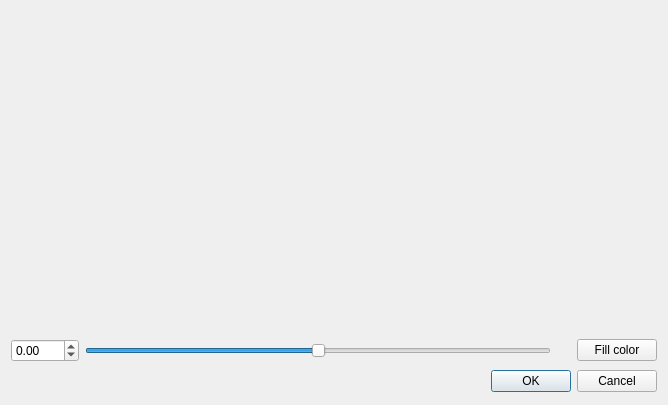
<?xml version="1.0" encoding="UTF-8"?>
<ui version="4.0">
 <class>RotateDialog</class>
 <widget class="QDialog" name="RotateDialog">
  <property name="windowModality">
   <enum>Qt::ApplicationModal</enum>
  </property>
  <property name="geometry">
   <rect>
    <x>0</x>
    <y>0</y>
    <width>668</width>
    <height>405</height>
   </rect>
  </property>
  <property name="windowTitle">
   <string>Rotate</string>
  </property>
  <layout class="QVBoxLayout" name="verticalLayout">
   <item>
    <layout class="QVBoxLayout" name="verticalLayout_2">
     <item>
      <layout class="QHBoxLayout" name="horizontalLayout">
       <item>
        <widget class="QLabel" name="labelSrc">
         <property name="sizePolicy">
          <sizepolicy hsizetype="Fixed" vsizetype="Fixed">
           <horstretch>0</horstretch>
           <verstretch>0</verstretch>
          </sizepolicy>
         </property>
         <property name="minimumSize">
          <size>
           <width>320</width>
           <height>320</height>
          </size>
         </property>
         <property name="text">
          <string/>
         </property>
        </widget>
       </item>
       <item>
        <widget class="QLabel" name="labelDst">
         <property name="sizePolicy">
          <sizepolicy hsizetype="Fixed" vsizetype="Fixed">
           <horstretch>0</horstretch>
           <verstretch>0</verstretch>
          </sizepolicy>
         </property>
         <property name="minimumSize">
          <size>
           <width>320</width>
           <height>320</height>
          </size>
         </property>
         <property name="text">
          <string/>
         </property>
        </widget>
       </item>
      </layout>
     </item>
     <item>
      <layout class="QHBoxLayout" name="horizontalLayout_2">
       <item>
        <widget class="QDoubleSpinBox" name="doubleSpinBoxAngle">
         <property name="minimum">
          <double>-180.000000000000000</double>
         </property>
         <property name="maximum">
          <double>180.000000000000000</double>
         </property>
        </widget>
       </item>
       <item>
        <widget class="QSlider" name="horizontalSliderAngle">
         <property name="minimum">
          <number>-18000</number>
         </property>
         <property name="maximum">
          <number>18000</number>
         </property>
         <property name="singleStep">
          <number>1000</number>
         </property>
         <property name="pageStep">
          <number>10000</number>
         </property>
         <property name="orientation">
          <enum>Qt::Horizontal</enum>
         </property>
        </widget>
       </item>
       <item>
        <spacer name="horizontalSpacer">
         <property name="orientation">
          <enum>Qt::Horizontal</enum>
         </property>
         <property name="sizeType">
          <enum>QSizePolicy::Fixed</enum>
         </property>
         <property name="sizeHint" stdset="0">
          <size>
           <width>20</width>
           <height>20</height>
          </size>
         </property>
        </spacer>
       </item>
       <item>
        <widget class="QPushButton" name="pushButtonColor">
         <property name="text">
          <string>Fill color</string>
         </property>
        </widget>
       </item>
      </layout>
     </item>
    </layout>
   </item>
   <item>
    <widget class="QDialogButtonBox" name="buttonBox">
     <property name="orientation">
      <enum>Qt::Horizontal</enum>
     </property>
     <property name="standardButtons">
      <set>QDialogButtonBox::Cancel|QDialogButtonBox::Ok</set>
     </property>
    </widget>
   </item>
  </layout>
 </widget>
 <resources/>
 <connections>
  <connection>
   <sender>buttonBox</sender>
   <signal>accepted()</signal>
   <receiver>RotateDialog</receiver>
   <slot>accept()</slot>
   <hints>
    <hint type="sourcelabel">
     <x>248</x>
     <y>254</y>
    </hint>
    <hint type="destinationlabel">
     <x>157</x>
     <y>274</y>
    </hint>
   </hints>
  </connection>
  <connection>
   <sender>buttonBox</sender>
   <signal>rejected()</signal>
   <receiver>RotateDialog</receiver>
   <slot>reject()</slot>
   <hints>
    <hint type="sourcelabel">
     <x>316</x>
     <y>260</y>
    </hint>
    <hint type="destinationlabel">
     <x>286</x>
     <y>274</y>
    </hint>
   </hints>
  </connection>
 </connections>
</ui>
